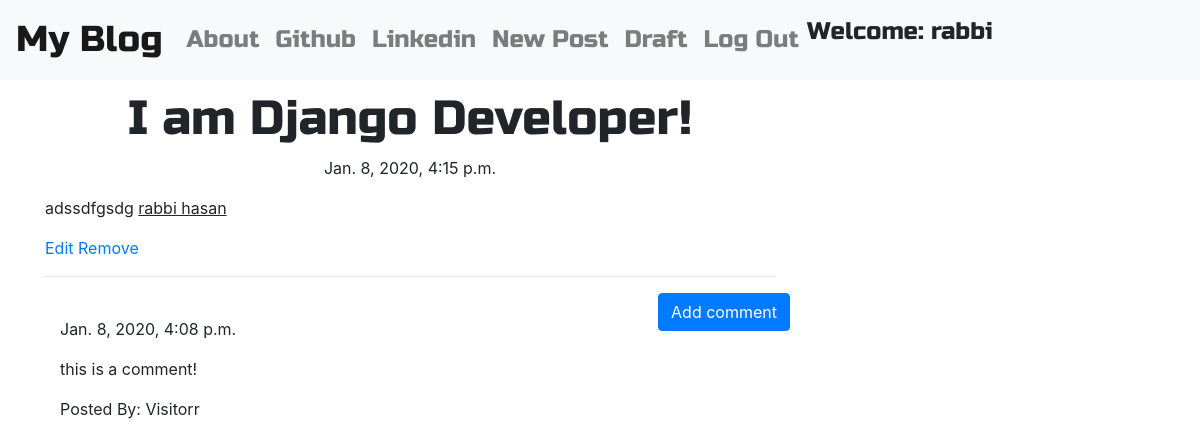
The app's page /post/1/ (signed in) with its own data.
### blog/models.py (models this page shows, shortened)
class Post(models.Model):
    author=models.ForeignKey('auth.user',on_delete=models.CASCADE)
    title=models.CharField(max_length=200)
    text=models.TextField()
    created_date=models.DateTimeField(default=timezone.now())
    published_date=models.DateTimeField(blank=True,null=True)

class Comment(models.Model):
    post=models.ForeignKey(Post,related_name='comments',on_delete=models.CASCADE)
    author=models.CharField(max_length=200)
    text=models.TextField()
    created_date=models.DateTimeField(default=timezone.now)
    approved_comment=models.BooleanField(default=False)

### blog/views.py (the view)
# urls.py: path('post/<int:pk>/',PostDetailView.as_view(),name='post_detail'),
class PostDetailView(DetailView):
    model=Post

### blog/templates/blog/post_detail.html (shortened to what this page needs)
{% extends 'blog/base.html' %}
{% block content %}
<h1 class="posttile loader">{{post.title}}</h1>
{% if post.published_date %}
<div class="date postdate">
  {{post.published_date}}
</div>
{% else %}
<a href="{% url 'blog:post_publish' pk=post.pk %}">Publish</a>
{% endif %}
<p class='postcontent'>{{post.text|safe|linebreaksbr}}</p>
{% if user.is_authenticated %}
<a href="{% url 'blog:post_edit' pk=post.pk %}">
<span class="fa fa-pencil">Edit</span>
</a>
<a href="{% url 'blog:post_remove' pk=post.pk %}">
<span class="fa fa-remove">Remove</span>
</a>
{% endif %}
<hr>
<a class="btn btn-primary btn-comment" href="{% url 'blog:add_comment_to_post' pk=post.pk%}">Add comment</a>
<div class="container">
  {% for comment in post.comments.all%}
    <br>
    {% if user.is_authenticated or commnet.approved_comment %}
    {{ comment.created_date }}
    <p>{{comment.text|safe|linebreaksbr}}</p>
    <p>Posted By: {{comment.author}}</p>
    {% endif %}
    {% empty %}
    <p>No Comments!</p>
  {% endfor %}
</div>
{% endblock %}

### blog/templates/blog/base.html (shortened to what this page needs)
<!DOCTYPE html>
{% load static %}
<html lang="en" dir="ltr">
  <head>
    <link rel="stylesheet" href="https://stackpath.bootstrapcdn.com/bootstrap/4.4.1/css/bootstrap.min.css">
    <link rel="stylesheet" href="//cdn.jsdelivr.net/npm/medium-editor@latest/dist/css/medium-editor.min.css" type="text/css" media="screen" charset="utf-8">
    <link rel="stylesheet" href="{% static 'css/blog.css' %}">
  </head>
  <body class="loader">
    <nav class="navbar navbar-expand-lg navbar-light bg-light techfont custon-navbar">
      <a class="navbar-brand bigbrand" href="{% url 'blog:post_list' %}">My Blog</a>
  <div class="collapse navbar-collapse" id="navbarNav">
    <ul class="navbar-nav">
      <li class="nav-item">
        <a class="nav-link" href="{% url 'blog:about' %}">About</a>
      </li>
      <li class="nav-item">
        <a class="nav-link" href="https://www.github.com">Github</a>
      </li>
      <li class="nav-item">
        <a class="nav-link" href="https://www.linkedin.com">Linkedin</a>
      </li>
    </ul>
    <ul class="navbar-nav navbar-right">
      {% if user.is_authenticated %}
      <li class="nav-item">
        <a class="nav-link" href="{% url 'blog:post_new' %}">New Post</a>
      </li>
      <li class="nav-item">
        <a class="nav-link" href="{% url 'blog:post_draft_list' %}">Draft</a>
      </li>
      <li class="nav-item">
        <a class="nav-link" href="{% url 'logout' %}">Log Out</a>
      </li>
      <li class="nav-item">
        <a>Welcome: {{user.username}}</a>
      </li>
      {% else %}
      <li class="nav-item">
        <a class="nav nav-link navbar-right" href="{% url 'login' %}"><span class="glyphicon glyphicon-user">Login</span></a>
      </li>
      {% endif %}
    </ul>
      </nav>
    <div class="content container">
      <div class="row">
        <div class="col-md-8">
          <div class="blog_posts">
            {% block content %}
            {% endblock %}
          </div>
        </div>
      </div>
    </div>
  </body>
</html>

### blog/static/css/blog.css (style rules this page uses)
.techfont { font-family: 'Russo One',sans-serif; font-size: 1.5em; margin-bottom: 10px; }
.bigbrand { font-size: 1.5em; }
.postdate { text-align: center; }
.posttile { font-family: 'Russo One',sans-serif; font-size: 3em; text-align: center; }
.postcontent { font-family: 'Montserrat'; font-size: 1em; }
.btn-comment { position: absolute; right: 0px; }
.loader { filter:hue-rotate(0deg); color:linear-gradient(45deg,#0f8,#08f); animation:hue 10000ms infinite linear; }

### records on screen
Post: title "I am Django Developer!", published_date "Jan. 8, 2020, 4:15 p.m.", text "adssdfgsdg rabbi hasan"
Comment: created_date "Jan. 8, 2020, 4:08 p.m.", text "this is a comment!", author "Visitorr"

### other values on screen
{{ user.username }} "rabbi"
